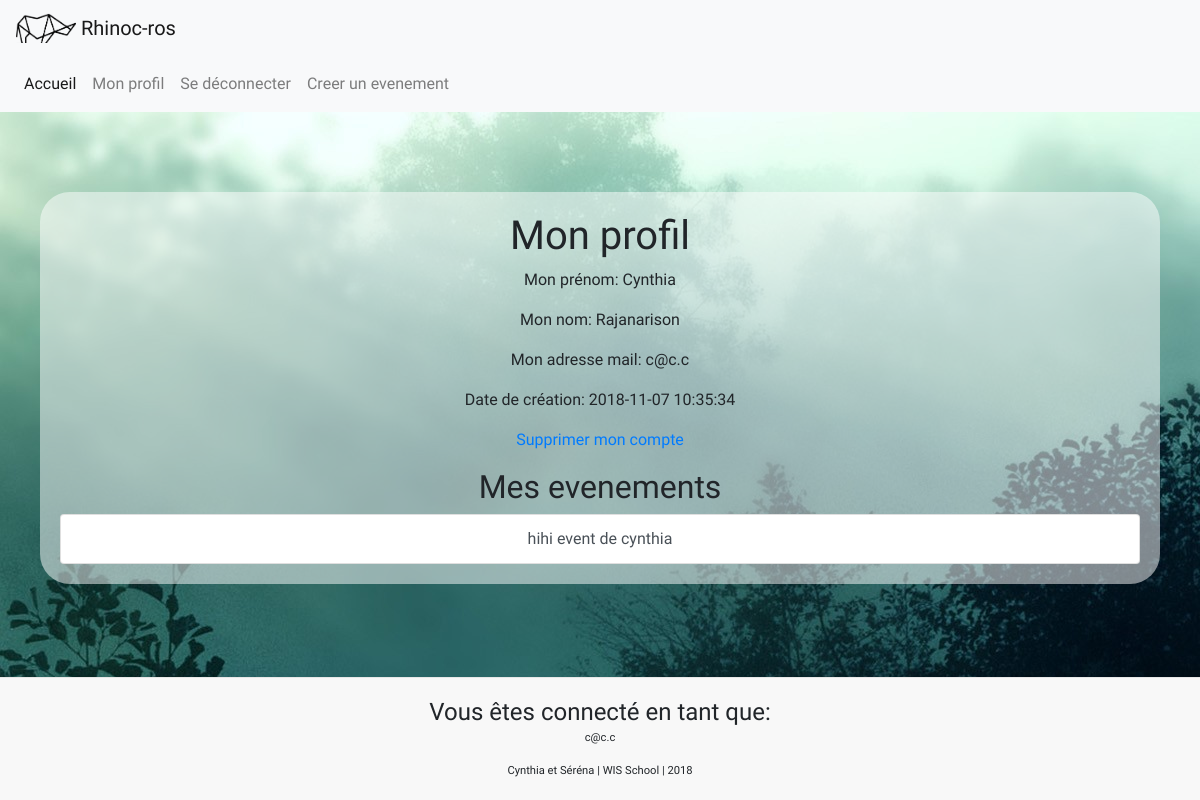
Page /myprofil.php (signed in) on the committed database.
### tables this page shows
CREATE TABLE IF NOT EXISTS `members` (
  `id` int(11) NOT NULL AUTO_INCREMENT,
  `first_name` varchar(100) NOT NULL,
  `last_name` varchar(100) NOT NULL,
  `email` varchar(250) NOT NULL,
  `password` varchar(250) NOT NULL,
  `date_created` datetime NOT NULL,
  PRIMARY KEY (`id`)
);

CREATE TABLE IF NOT EXISTS `events` (
  `id` int(11) NOT NULL AUTO_INCREMENT,
  `title` varchar(100) NOT NULL,
  `description` text NOT NULL,
  `date_start` datetime NOT NULL,
  `date_end` datetime NOT NULL,
  `idcreator` int(11) NOT NULL,
  `adress` text NOT NULL,
  `url` varchar(200) DEFAULT NULL,
  `date_created` datetime NOT NULL,
  `price` int(11) unsigned NOT NULL,
  `participant_number` int(11) NOT NULL,
  PRIMARY KEY (`id`)
);

### php/myprofil.php (called while the page is built)
<?php
$iduser = $_SESSION['member']['id'];
$sql = "SELECT *
        FROM members
        WHERE id = :iduser";
$stmt = $conn->prepare($sql);
$stmt-> bindValue(":iduser", $iduser);
$stmt->execute();
$user = $stmt->fetch();
$sql = "SELECT *
        FROM events
        WHERE events.idcreator = :iduser ";
$stmt = $conn->prepare($sql);
$stmt->bindValue(":iduser", $iduser);
$stmt->execute();
$member_event = $stmt->fetchAll();
?>

### myprofil.php (the view, shortened to what this page needs)
<?php
  include ("php/db.php");
?>
<?php include("layouts/header.php");?>
<?php include("php/myprofil.php");?>
<main class="fond_blur">
  <h1> Mon profil</h1>
  <p><?php echo ("Mon prénom: ") . $user["first_name"]?></p>
  <p><?php echo ("Mon nom: ") . $user["last_name"]?></p>
  <p><?php echo ("Mon adresse mail: ") . $user["email"]?></p>
  <p><?php echo ("Date de création: ") . $user["date_created"]?></p>
  <div>
    <a href="php/delete_acc.php"><p>Supprimer mon compte</p></a>
  </div>
  <h2> Mes evenements </h2>
  <?php
  foreach ($member_event as $me) {
    ?>
    <div class="list-group">
      <a class='list-group-item list-group-item-action' href="info.php?id=<?php echo $me['id'] ?>">
        <?php echo $me['title'] ?>
      </a>
    </div>
<?php } ?>
</main>
<?php include("layouts/footer.php");?>

### css/style.css (style rules this page uses)
html { min-height: 100%; }
body { background-image: url(fond1.jpg); font-family: 'Cabin', sans-serif; display : table; width: 100%; }
.fond_blur { margin-top: 80px; background-color: #FFFFFF80; padding: 20px; border-radius: 30px; text-align: center; margin-left: 40px; margin-right: 40px; }

### rows in the picture
members: first_name "Cynthia", last_name "Rajanarison", email "c@c.c", date_created "2018-11-07 10:35:34"
events: title "hihi event de cynthia"

### other values in the picture
$_SESSION['member']['email'] "c@c.c"
